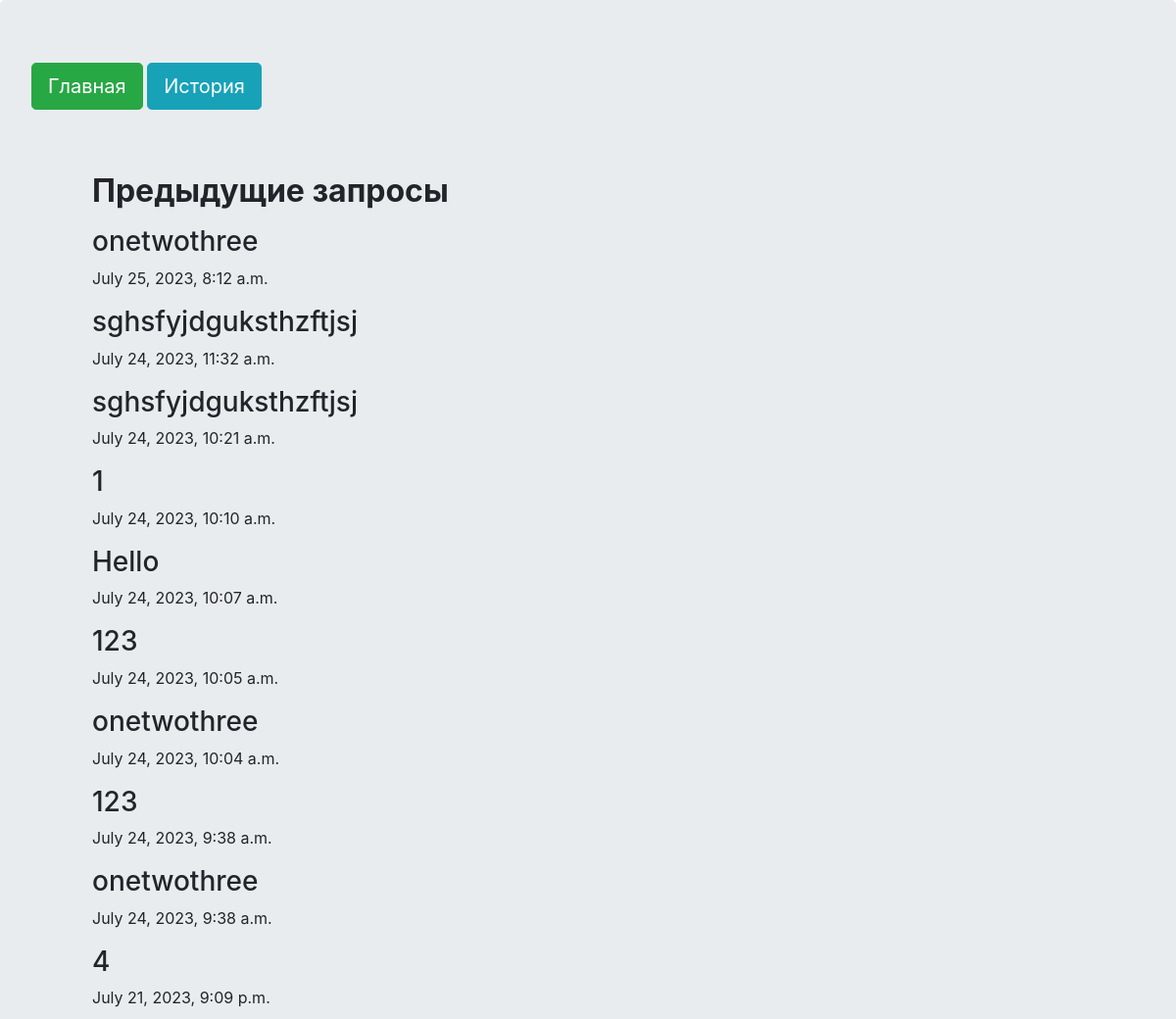
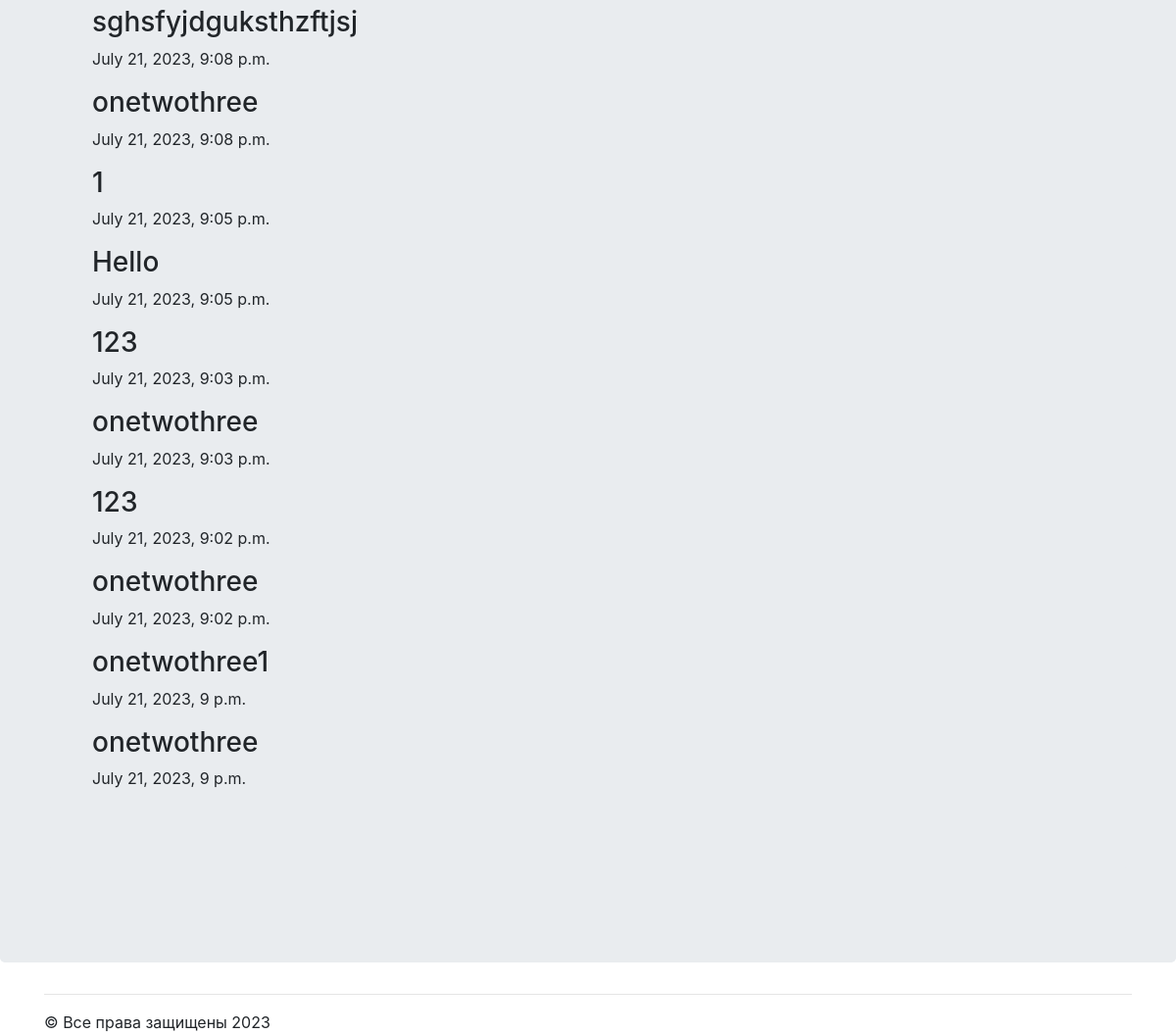
/contact, run on an earlier commit of the app's database (2 pictures, top to bottom).
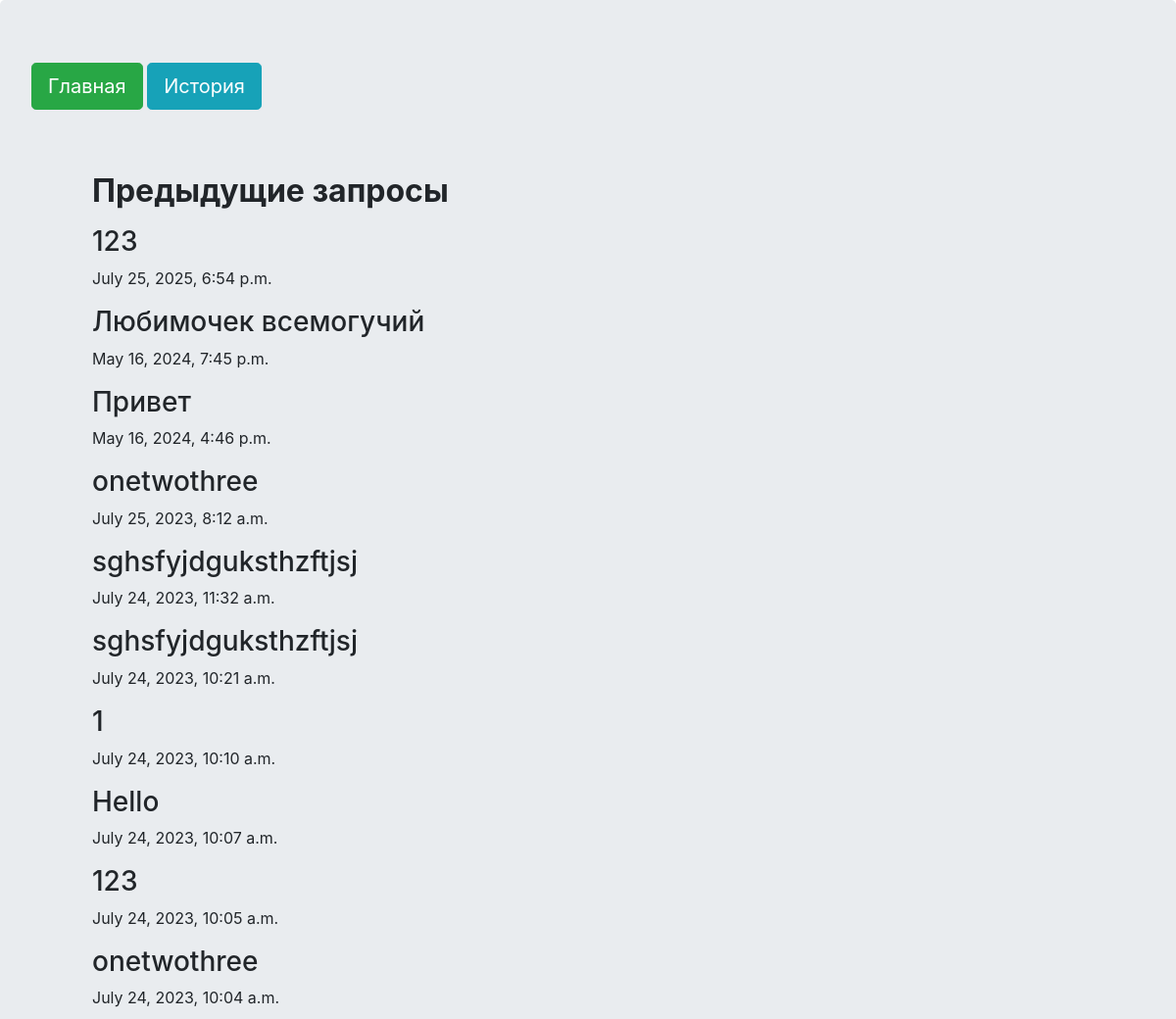
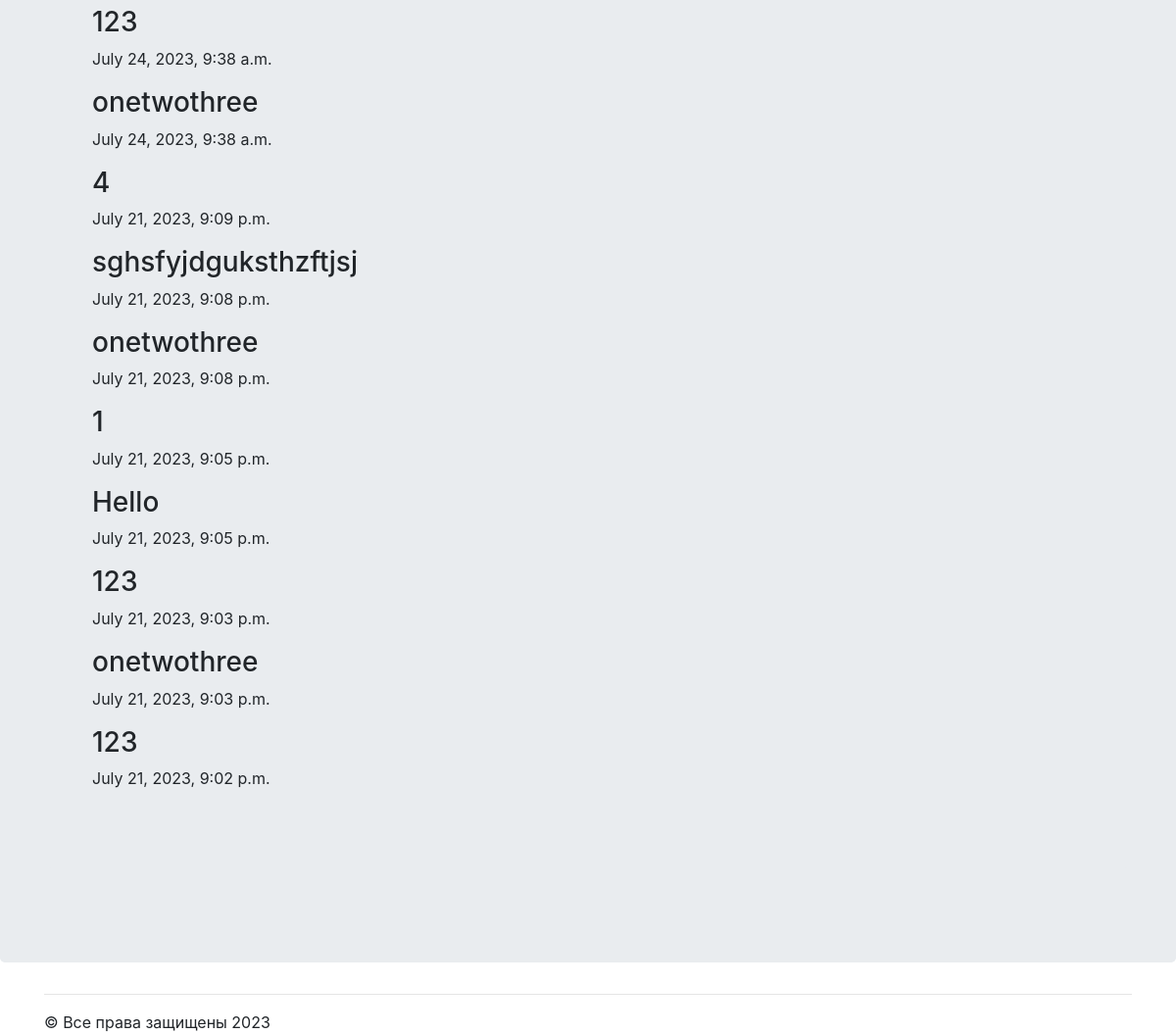
And on a later commit of the database (2 pictures, top to bottom).
### mainApp/models.py (models this page shows, shortened)
class Requests(models.Model):
    text = models.CharField(max_length=2000)
    date = models.DateTimeField(default=datetime.utcnow)
    video = models.FileField(default='runString.mp4', upload_to='media')

### mainApp/views.py (the view)
# urls.py: path('contact', views.contact, name='contact'),
def contact(request):
    return render(request, 'mainApp/basic.html', {
        'values': Requests.objects.all().order_by("-date")[:20]})

### mainApp/templates/mainApp/basic.html
{% extends "mainApp/wrapper.html" %}
{% block content %}
<div class="jumbotron">
  <div class="container">
    <h2><b>Предыдущие запросы</b></h2>
      {%for val in values%}
        <p>
          <h3>{{val.text}}</h3>
          {{val.date}}
        </p>
      {%endfor%}
  </div>
</div>
{% endblock %}

### mainApp/templates/mainApp/wrapper.html (shortened to what this page needs)
<!doctype html>
<html lang="en">
    <head>
        {%load static%}
        <link rel="stylesheet" href="{% static 'css/bootstrap.min.css' %}" type="text/css">
    </head>
    <body>
        <div class="jumbotron">
            <a href="/" class="btn btn-success btn-lg">Главная</a>
            <a href="/contact" class="btn btn-info btn-lg">История</a><br>
            <div class="container">
                {% block content %}
                {% endblock %}
            </div>
        </div>
        <div class="container">
            <hr>
            &copy; Все права защищены 2023
        </div>
    </body>
</html>

What changed in the data, as far as the page shows it:
no longer on this page (row unchanged): Requests: text "onetwothree", date "July 21, 2023, 9:02 p.m."
no longer on this page (row unchanged): Requests: text "onetwothree1", date "July 21, 2023, 9 p.m."
no longer on this page (row unchanged): Requests: text "onetwothree", date "July 21, 2023, 9 p.m."
added Requests: text "123", date "July 25, 2025, 6:54 p.m."
added Requests: text "Любимочек всемогучий", date "May 16, 2024, 7:45 p.m."
added Requests: text "Привет", date "May 16, 2024, 4:46 p.m."
